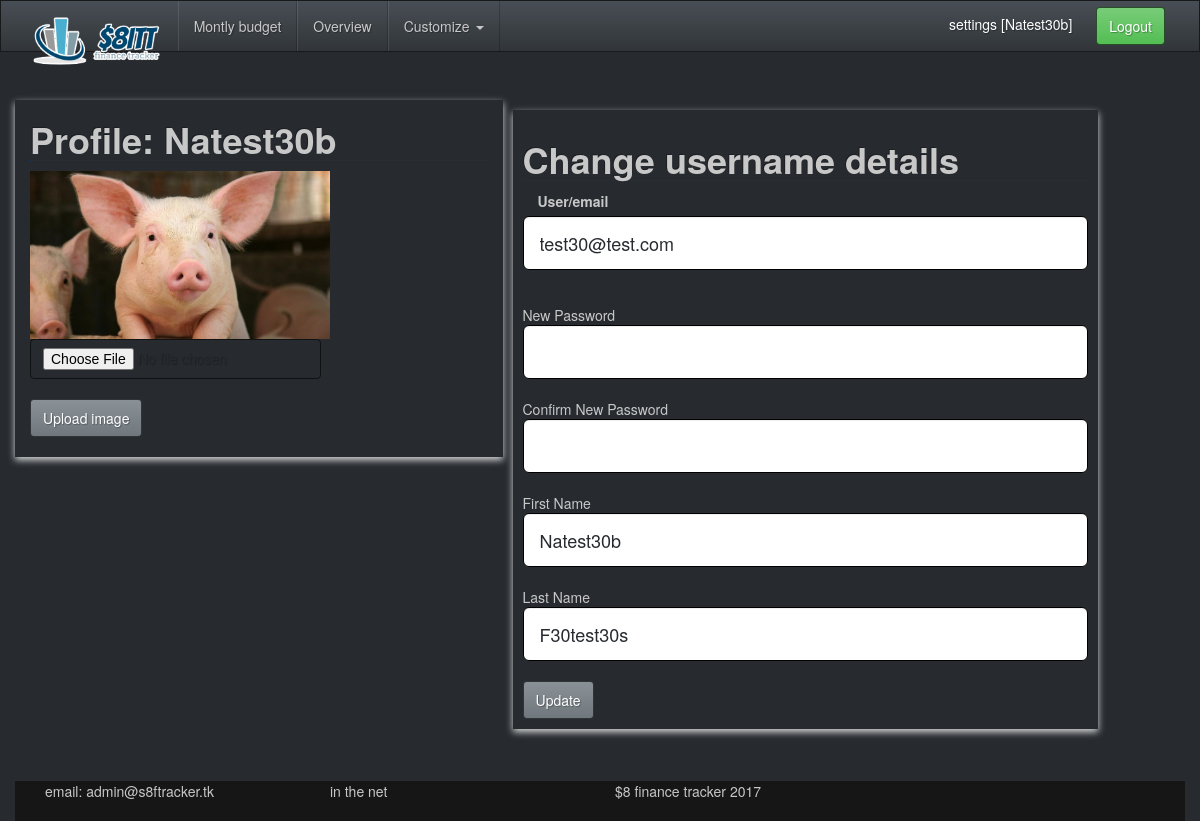
Page /view/profile.php (signed in) on the committed database.
### tables this page shows
CREATE TABLE `users` (
  `user_id` int(11) NOT NULL,
  `user_email` varchar(128) NOT NULL,
  `password` varchar(64) NOT NULL,
  `first_name` varchar(45) NOT NULL,
  `last_name` varchar(45) NOT NULL,
  `user_pic` varchar(128) NOT NULL DEFAULT '../uploads/placeholder.jpg',
  `activated` tinyint(1) NOT NULL DEFAULT '1',
  `last_login` timestamp NOT NULL DEFAULT CURRENT_TIMESTAMP,
  `deleted` tinyint(1) NOT NULL DEFAULT '0'
);

### model/DBManager.php (called while the page is built, shortened)
<?php
class DBManager
{
    private static $instance;
    private $pdo;
    private function __construct(){
        try{
            $this->pdo = new \PDO("mysql:host=".self::DB_IP.";dbname=".self::DB_NAME, self::DB_USER, self::DB_PASS);
            $this->pdo->setAttribute(\PDO::ATTR_ERRMODE, \PDO::ERRMODE_EXCEPTION);
            $this->pdo->query("USE " . self::DB_NAME);
        }
        catch (\PDOException $e){
            echo "PDO Problem. ERR: " . $e->getMessage();
        }
    }
    public static function getInstance(){
        if(self::$instance === null){
            self::$instance = new DBManager();
        }
        return self::$instance;
    }
    public function getConnection(){
        return $this->pdo;
    }
}

### model/UserDAO.php (called while the page is built, shortened)
<?php
include "DBManager.php";
class UserDAO{
    private static $instance;
    private $pdo;
    private function __construct()    {
        $this->pdo = DBManager::getInstance()->getConnection();
    }
    public static function getUserInstance(){
        if(self::$instance === null){
            self::$instance = new UserDao();
        }
        return self::$instance;
    }
    function getUserInfo($user)
    {
        $statement = $this->pdo->prepare(self::GET_USER_INFO);
        $statement->execute([$user]);
        $userInfo = $statement->fetchAll(\PDO::FETCH_ASSOC);
        return $userInfo;
    }
    public function userPic($user_id) {
            $stmt = $this->pdo->prepare("SELECT user_pic FROM `users` WHERE `user_id` = ?");
            $stmt->execute(array($user_id));
            $data = $stmt->fetch(\PDO::FETCH_OBJ);
            return $data;
    }
}
?>

### controller/user_pic_controller.php (called while the page is built, shortened)
<?php
include '../model/UserDAO.php';
$user_id = "";
if(isset($_SESSION['user_id'])){
    $user_id = $_SESSION['user_id'];
}
else {
    echo "Please log in";
}
try {
    $userPic = \model\UserDAO::getUserInstance()->userPic($user_id);
    $the_url = $userPic->user_pic;
}
catch (Exception $e) {
    echo "File ERR: " . $e->getMessage();
}
?>

### controller/get_profile.php (called while the page is built, shortened)
<?php
if (isset($_SESSION['user_id'])) {
    try {
        $user_id = $_SESSION['user_id'];
        $all_user_data = UserDAO::getUserInstance()->getUserInfo($user_id);
    } catch (PDOException $e) {
        echo "Error PDO pic: " . $e->getMessage();
    }
} else {
    echo "cant get username";
}

### view/profile.php (the view, shortened to what this page needs)
<!doctype html>
<html lang="en">
<head>
    <?php include_once "head.inc.php"; ?>
</head>
<body>
<div id="container" class="container">
    <div class="row">
        <div class="col-md-5 shadow-soft">
            <h1>
                Profile: <?php
                if (!empty($_SESSION['user_name'])) {
                    echo $_SESSION['user_name'];
                }
                ?>
            </h1>
            <?php
            include "../controller/user_pic_controller.php";
            $randata = rand(5,10);
            ?>
            <img width="300px" height="auto" src="<?php echo $the_url."?".$randata; ?>" >
            <form class="form-group-lg" enctype="multipart/form-data"
                  action="../controller/upload_userpic_controller.php"
                  method="post">
                <input class="btn btn-secondary" type="file" name="user_pic" size="20"><br>
                <input class="btn btn-primary" type="submit" name="uploadedfile" value="Upload image">
            </form>
            <br>
        </div>
        <div class="col-md-6 col-padding10 shadow-soft">
            <h1>Change username details</h1>
            <?php include "../controller/get_profile.php" ;?>
            <form class="form-group-lg" action="../controller/update_user_ctrl.php" method="post">
                <div class="form-group">
                    <label class="col-sm-3 control-label" for="user_email"a>User/email</label>
                    <input class="form-control" type="text" name="user_email" value="<?php echo $all_user_data[0]["user_email"] ?>" autofocus><br>
                </div>
                New Password <input class="form-control" type="password" name="password" value=""><br>
                Confirm New Password <input class="form-control" type="password" name="cpassword"><br>
                First Name<input class="form-control" type="text" name="first_name" value="<?php echo $all_user_data[0]["first_name"] ?>"><br>
                Last Name<input class="form-control" type="text" name="last_name" value="<?php echo $all_user_data[0]["last_name"] ?>"><br>
                <input class="btn btn-primary" type="submit" name="updateuser" value="Update">
            </form>
        </div>
    </div>
</div>
<?php include 'footer.php' ?>
</body>
</html>

### view/css/style.css (style rules this page uses)
html { overflow-y: scroll; }
body { padding-top: 70px }
h1 { font-weight: 600; border-bottom: dotted 1px #0f3372; }
#container { margin-top: 30px; margin-bottom: 3em; }
.col-padding10 { margin:10px; padding:10px; }
input[type=text] { padding: 2px 5px 2px 10px; !important; }
.shadow-soft { box-shadow: 0 3px 7px #d8d8d8 }

### rows in the picture
users: user_pic (picture), user_email "test30@test.com", first_name "Natest30b", last_name "F30test30s"

### other values in the picture
$name "Natest30b"
$_SESSION['user_name'] "Natest30b"
